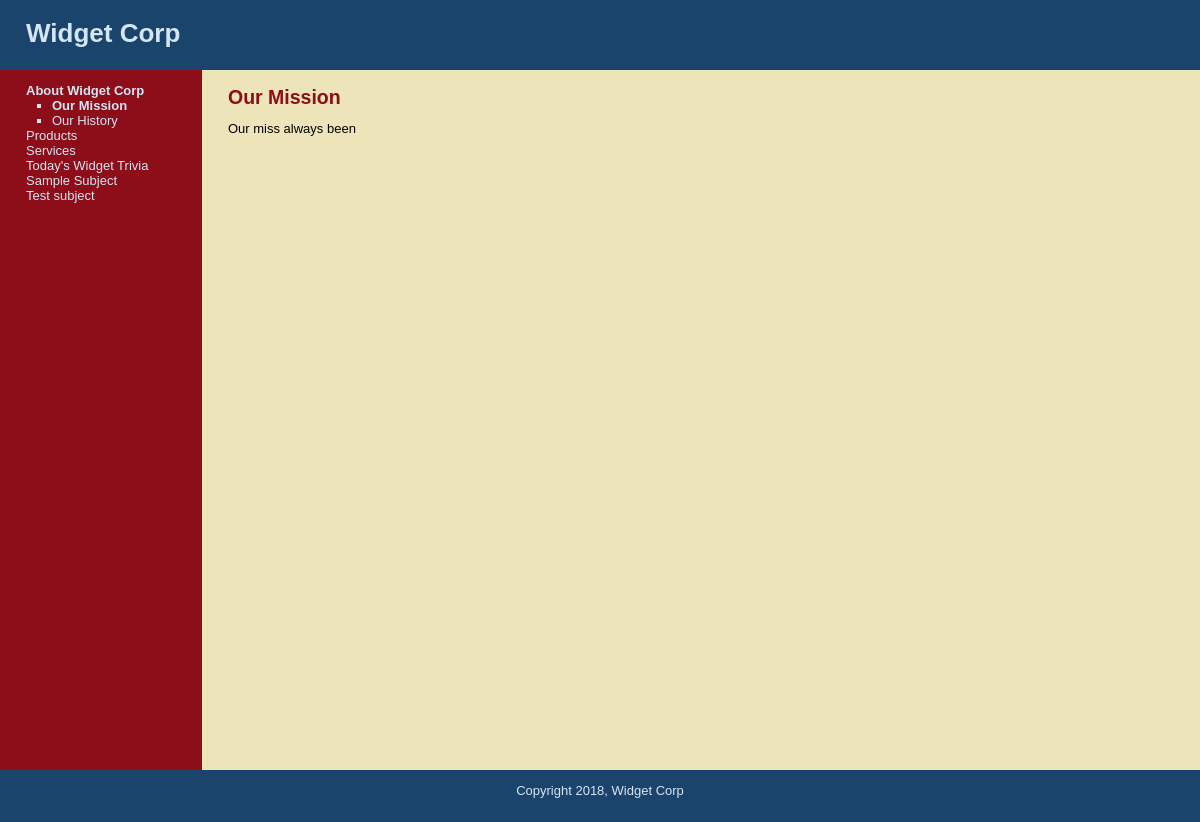
Page /index.php?subject=1 on the committed database.
### tables this page shows
CREATE TABLE `subjects` (
  `id` int(11) NOT NULL AUTO_INCREMENT,
  `menu_name` varchar(30) NOT NULL,
  `position` int(3) NOT NULL,
  `visible` tinyint(1) NOT NULL,
  PRIMARY KEY (`id`)
);

CREATE TABLE `pages` (
  `id` int(11) NOT NULL AUTO_INCREMENT,
  `subject_id` int(11) NOT NULL,
  `menu_name` varchar(30) NOT NULL,
  `position` int(3) NOT NULL,
  `visible` tinyint(1) NOT NULL,
  `content` text,
  PRIMARY KEY (`id`),
  KEY `subject_id` (`subject_id`)
);

### public/index.php (the view, shortened to what this page needs)
<?php require_once("../includes/db_connection.php"); ?>
<?php require_once("../includes/functions.php"); ?>
<?php include("../includes/layouts/header.php"); ?>
<?php find_selected_page(true);?>
<div id="main">
 <div id="navigation">
  <?php echo public_navigation($current_subject, $current_page); ?>
 </div>
      <div id="page">
		<?php if ($current_page) { ?>
			<h2><?php echo htmlentities($current_page["menu_name"]); ?></h2>
			<?php echo nl2br(htmlentities($current_page["content"])); ?>
		<?php } else { ?>
			<p>Welcome!</p>
		<?php } ?>
      </div>
    </div>
<?php include("../includes/layouts/footer.php"); ?>

### includes/functions.php (shortened to what this page needs)
<?php
	function find_all_subjects($public=true) {
		global $connection;
		$query  = "SELECT * ";
		$query .= "FROM subjects ";
		if ($public){
			$query .= "WHERE visible = 1 ";
		}
		$query .= "ORDER BY position ASC";
		$subject_set = mysqli_query($connection, $query);
		return $subject_set;
	}
	function find_pages_for_subject($subject_id, $public=true){
		global $connection;
		$safe_subject_id = mysqli_real_escape_string($connection, $subject_id);
		$query  = "SELECT * ";
		$query .= "FROM pages ";
		$query .= "WHERE subject_id = {$safe_subject_id} ";
		if ($public){
			$query .= "AND visible = 1 ";
		}
		$query .= "ORDER BY position ASC";
		$page_set = mysqli_query($connection, $query);
		return $page_set;
	}
	function find_subject_by_id($subject_id, $public=true) {
		global $connection;
		$safe_subject_id = mysqli_real_escape_string($connection, $subject_id);
		$query  = "SELECT * ";
		$query .= "FROM subjects ";
		$query .= "WHERE id = {$safe_subject_id} ";
		if ($public) {
			$query .= "AND visible = 1 ";
		}
		$query .= "LIMIT 1";
		$subject_set = mysqli_query($connection, $query);
		if ($subject = mysqli_fetch_assoc($subject_set)) {
			return $subject;
		} else {
			return null;
		}
	}
	function find_default_page_for_subject($subject_id){
		$page_set = find_pages_for_subject($subject_id);
		if ($first_page = mysqli_fetch_assoc($page_set)) {
			return $first_page;
		} else {
			return null;
		}
	}
	function find_selected_page($public=false) {
	if (isset($_GET["subject"])) {
		$current_subject = find_subject_by_id($_GET["subject"], $public);
		if ($current_subject && $public) {
			$current_page = find_default_page_for_subject($current_subject["id"]);
		} else {
			$current_page = null;
		}
	} elseif (isset($_GET["page"])) {
		$current_page = find_page_by_id($_GET["page"], $public);
	    $current_subject = null;
	} else {
			$current_subject = null;
			$current_page = null;
	    }
	}
	function public_navigation($subject_array, $page_array) {
		$output = "<ul class=\"subjects\">";
	    $subject_set = find_all_subjects();
		while($subject = mysqli_fetch_assoc($subject_set)) {
			$output .= "<li";
				if ($subject_array && $subject["id"] == $subject_array["id"]) {
					$output .= " class=\"selected\"";
	            }
			$output .= ">";
			$output .= "<a href=\"index.php?subject=";
			$output .= urlencode($subject["id"]);
			$output .= "\">";
			$output .= htmlentities($subject["menu_name"]);
			$output .= "</a>";
				if ($subject_array["id"] == $subject["id"] || $page_array["subject_id"] == $subject["id"]) {
					$page_set = find_pages_for_subject($subject["id"]);
					$output .= "<ul class=\"pages\">";
					while($page = mysqli_fetch_assoc($page_set)) {
						$output .= "<li";
							if ($page_array && $page["id"] == $page_array["id"]) {
								$output .= " class=\"selected\"";
							}
						$output .= ">";
						$output .= "<a href=\"index.php?page=";
						$output .= urlencode($page["id"]);
						$output .= "\">";
						$output .= htmlentities($page["menu_name"]);
						$output .= "</a></li>";
					}
                $output .= "</ul>";
				}
			$output .= "</li>";
		}
        $output .= "</ul>";
		return $output;
	}
?>

### public/stylesheets/public.css (style rules this page uses)
html { height: 100%; width: 100%; }
body { width: 100%; height: 100%; margin: 0; padding: 0; border: 0; font-family: Verdana, Arial, Helvetica, sans-serif; font-size: 13px; line-height: 15px; background: #EEE4B9; }
a { color: #8D0D19; }
#main { height: 700px; width: 100%; margin: 0; padding: 0; background: #EEE4B9; }
#navigation { float: left; width: 150px; height: 100%; margin: 0; padding: 0 2em; color: #D4E6F4; background: #8D0D19; }
#navigation a { color: #D4E6F4; text-decoration: none; }
ul.subjects { margin: 1em 0; padding-left: 0; list-style: none; }
ul.pages { padding-left: 2em; list-style: square; font-weight: normal; }
.selected { font-weight: bold; }
#page { float: left; height: 100%; padding-left: 2em; vertical-align: top; background: #EEE4B9; }
#page h2 { color: #8D0D19; margin-top: 1em; }

### rows in the picture
subjects: value "About Widget Corp"
pages: value "Our Mission", menu_name "Our Mission", content "Our miss always been"
pages: value "Our History"
subjects: value "Products"
subjects: value "Services"
subjects: value "Today's Widget Trivia"
subjects: value "Sample Subject"
subjects: value "Test subject"
